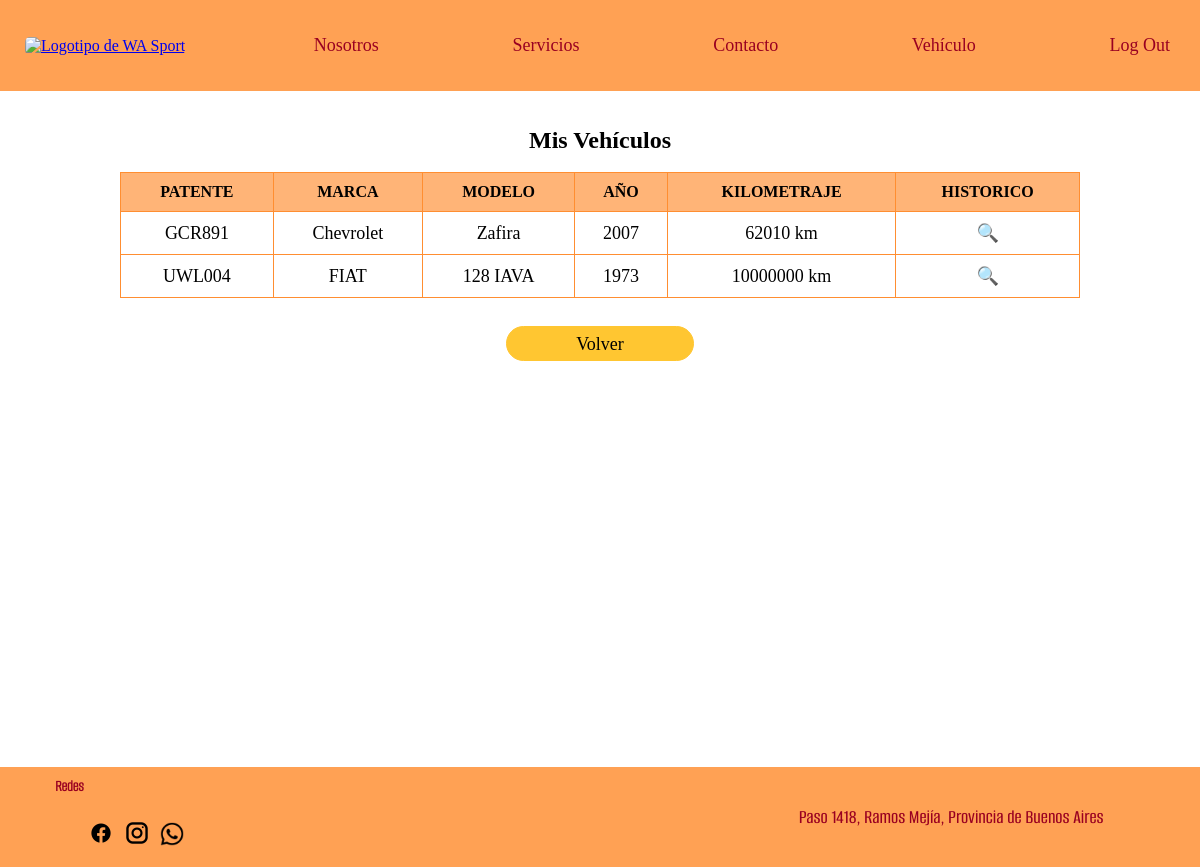
Page /vehiculo_cliente.php (signed in) on the committed database.
### tables this page shows
CREATE TABLE `vehiculos` (
  `vehiculo_patente` varchar(10) NOT NULL,
  `cliente_DNI` varchar(10) NOT NULL,
  `vehiculo_marca` varchar(10) NOT NULL,
  `vehiculo_modelo` varchar(10) NOT NULL,
  `vehiculo_anio` varchar(4) DEFAULT NULL,
  `vehiculo_color` varchar(10) DEFAULT NULL,
  `vehiculo_motor` varchar(10) DEFAULT NULL
);

### vehiculo_cliente.php (the view, shortened to what this page needs)
<?php
require_once 'conexion_base.php';
$dni = $_SESSION['cliente_dni'];
$stmt = $conexion->prepare("SELECT * FROM vehiculos WHERE cliente_DNI = :dni");
$stmt->execute(['dni' => $dni]);
$vehiculos = $stmt->fetchAll(PDO::FETCH_ASSOC);
$sinVehiculos = count($vehiculos) === 0;
?>
<!DOCTYPE html>
<html lang="es">
<head>
    <link rel="stylesheet" href="estilopagina.css?v=<?= time() ?>">
</head>
<body>
    <?php include("nav_cli.php"); ?>
    <br>
    <section class="veh_cli">
        <br>
            <h2>Mis Vehículos</h2>
        <section  >
            <?php if ($sinVehiculos): ?>
                <dialog open>
                    <p><strong>No tiene vehículos registrados.</strong></p>
                    <form method="get" action="modificacion_cliente.php">
                        <button type="submit">Volver</button>
                    </form>
                    <form method="get" action="registro_vehiculo.php">
                        <button type="submit">Registrar Vehículo</button>
                    </form>
                </dialog>
            <?php else: ?>
            <br>
                <table class="vehcli_tab">
                    <thead>
                        <tr>
                            <th>PATENTE</th>
                            <th>MARCA</th>
                            <th>MODELO</th>
                            <th>AÑO</th>
                            <th>KILOMETRAJE</th>
                            <th>HISTORICO</th>
                        </tr>
                    </thead>
                    <?php foreach ($vehiculos as $vehiculo): ?>
                        <?php
                        $stmtKm = $conexion->prepare(" SELECT orden_kilometros
                            FROM orden_trabajo ot
                            JOIN ordenes o ON ot.orden_numero = o.orden_numero
                            WHERE o.vehiculo_patente = :patente
                            ORDER BY o.orden_fecha DESC
                            LIMIT 1
                        ");
                        $stmtKm->execute(['patente' => $vehiculo['vehiculo_patente']]);
                        $km = $stmtKm->fetchColumn();
                        ?>
                        <tr>
                            <td><?= htmlspecialchars($vehiculo['vehiculo_patente']) ?></td>
                            <td><?= htmlspecialchars($vehiculo['vehiculo_marca']) ?></td>
                            <td><?= htmlspecialchars($vehiculo['vehiculo_modelo']) ?></td>
                            <td><?= htmlspecialchars($vehiculo['vehiculo_anio']) ?></td>
                            <td><?= $km ? htmlspecialchars($km) . ' km' : 'Sin datos' ?></td>
                            <td>
                                <a href="historico_vehiculo_cliente.php?patente=<?= urlencode($vehiculo['vehiculo_patente']) ?>"
                                class="boton_historial" title="Ver histórico"> 🔍
                                </a>
                            </td>
                        </tr>
                    <?php endforeach; ?>
                </table>
                <br>
        </section>
                <div style="text-align:center;">
                    <a href="modificacion_cliente.php" class="solicitar_mod">Volver</a>
                </div>
            <?php endif; ?>
    </section>
    <br>
    <?php include("piedepagina.php"); ?>
</body>
</html>

### estilopagina.css (style rules this page uses)
* { margin: 0; padding: 0; box-sizing: border-box; }
html, body { width: 100%; height: 100%; }
.boton_historial { text-decoration: none; }
.solicitar_mod { display: inline-block; text-align: center; line-height: 35px; text-decoration: none; border-radius: 40px; background-color: #FFC631; border: 1px solid #FFC631; margin: 10px 5px; width: 188px; height: 35px; font-family: 'Big_Shoulders_Medium'; font-size: 18px; color: black; cursor: pointer; }
.veh_cli { min-height: 80vh; }
.veh_cli h2 { font-family: 'Big_Shoulders_ExtraBold'; text-align: center; }
.vehcli_tab { width: 80%; margin: 0 auto; border-collapse: collapse; }
.vehcli_tab th, .vehcli_tab td { border: 1px solid #FF8E31; padding: 10px; font-family: 'Big_Shoulders_Regular'; font-size: 18px; text-align: center; }
.vehcli_tab th { background-color: #ff8e31a8; font-weight: bold; font-size: 16px; }
.boton_historial { text-decoration: none; border: none; }

### rows in the picture
vehiculos: vehiculo_patente "GCR891", vehiculo_marca "Chevrolet", vehiculo_modelo "Zafira", vehiculo_anio "2007", km "62010"
vehiculos: vehiculo_patente "UWL004", vehiculo_marca "FIAT", vehiculo_modelo "128 IAVA", vehiculo_anio "1973", km "10000000"
